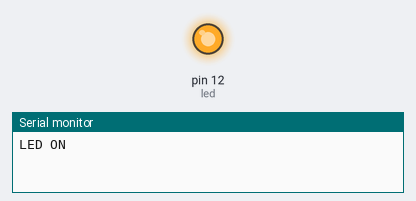
The sketch below on a simulated Arduino Uno, built with avr-gcc and run on an emulated ATmega328P. Parts: output pins drawn as LEDs (lit = HIGH), the last lines printed to the serial monitor.

Above: at 1.0 s.
At 3.0 s:
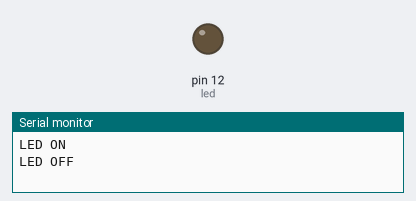
Timing chart, 0 to 5.2 s (numbered marks = the images above):
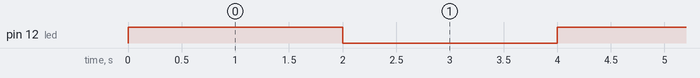

Measured:
- by itself, pin 12 (led): alternates HIGH for 2.0 s and LOW for 2.0 s

The sketch:

201901723_Assignment4.ino
```cpp
/*
201901723 최가은
20220920(화)
기본적인 실습 예제와 같은 과제라 어려움 없이 해결하였습니다.
*/

int led = 12;

void setup() {
  Serial.begin(9600);
  pinMode(led, OUTPUT);
}

void loop() {
  digitalWrite(led, HIGH);
  Serial.println("LED ON");
  delay(2000);
  digitalWrite(led, LOW);
  Serial.println("LED OFF");
  delay(2000);
}
```
